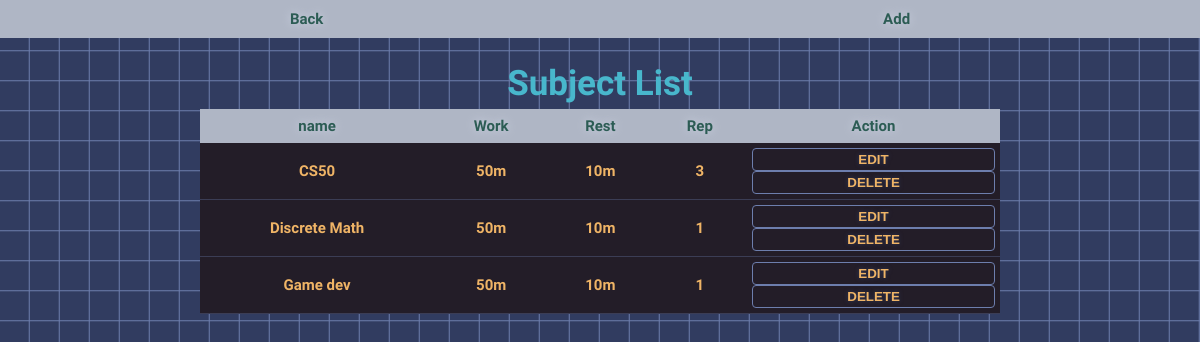
/tasks, run on an earlier commit of the app's database.
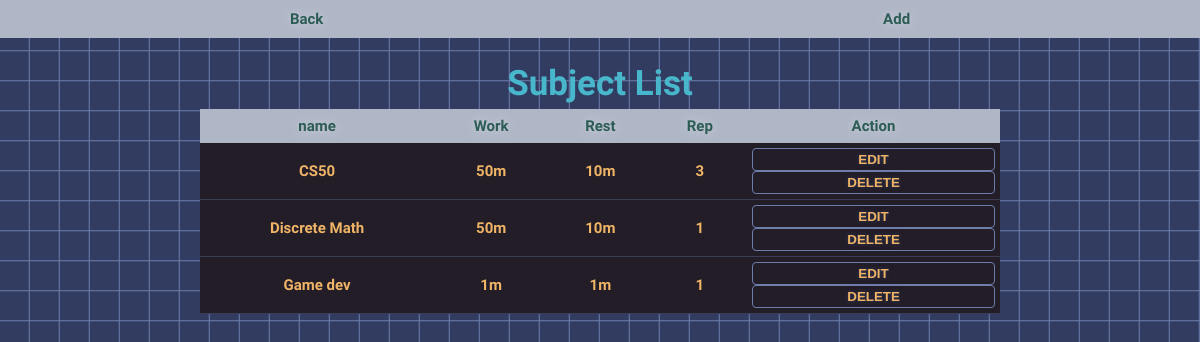
And on a later commit of the database.
### tables this page shows
CREATE TABLE tasks (id INTEGER PRIMARY KEY AUTOINCREMENT NOT NULL, name TEXT NOT NULL, work_time INTEGER NOT NULL, rest_time INTEGER DEFAULT NULL, repetition INTEGER DEFAULT 1);

### app.py (the view)
@app.route("/tasks")
def tasks():
    tasks = db.execute("SELECT * FROM tasks")
    return render_template("tasks.html", tasks=tasks)

### app.py (called while the page is built)
@app.after_request
def after_request(response):
    response.headers["Cache-Control"] = "no-cache, no-store, must-revalidate"
    response.headers["Expires"] = 0
    response.headers["Pragma"] = "no-cache"
    return response

### helper.py (called while the page is built)
def to_hours_minutes(minutes):
    hours = 0
    minutes = minutes
    while (minutes >= 60):
        hours += 1
        minutes -= 60
    if hours == 0:
        return f"{minutes}m"
    else:
        return f"{hours}h {minutes}m"

### templates/tasks.html (shortened to what this page needs)
{% extends "layout.html" %}
{% block body %}
<div class="top">
    <a href="/">Back</a>
    <a href="/add">Add</a>
</div>
<div class="middle">
    <h2>Subject List</h2>
    <div class="table-container">
        <table>
            <thead>
                <tr>
                    <th>name</th>
                    <th>Work</th>
                    <th>Rest</th>
                    <th>Rep</th>
                    <th>Action</th>
                </tr>
            </thead>
            <tbody>
                {% for task in tasks %}
                    <tr>
                        <td>{{ task.name }}</td>
                        <td>{{ task.work_time | to_hours_minutes }}</td>
                        <td>{{ task.rest_time | to_hours_minutes }}</td>
                        <td>{{ task.repetition }}</td>
                        <td>
                            <form action="/edit" method="get">
                                <button>Edit</button>
                            </form>
                            <form action="/delete" method="get">
                                <button>Delete</button>
                            </form>
                        </td>
                    </tr>
                {% endfor %}
            </tbody>
        </table>
    </div>
</div>
{% endblock %}

### templates/layout.html (shortened to what this page needs)
<!DOCTYPE html>
<html lang="en">
<head>
    <link href="/static/styles.css" rel="stylesheet">
</head>
<body>
    {% block body %}{% endblock %}
</body>
</html>

### static/styles.css (style rules this page uses)
body { background: #313c60; color: #2c5c54; text-shadow: 0 0 10px #cdd4e3; font-weight: bold; font-family: 'Michroma', sans-serif; font-size: 15px; margin: 0; min-height: 100vh; background-image: repeating-linear-gradient( 0deg, transparent, transparent 28px, #6d7ead 30px), repeating-linear-gradient( 90deg, transparent, transparent 28px, #6d7ead 30px); }
.top { display: flex; justify-content: space-around; padding: 10px; background: #afb6c5; }
.top a { color: #2c5c54; text-decoration: none; font-weight: bold; text-shadow: 0 0 10px #cdd4e3; }
.middle { display: flex; flex-direction: column; align-items: center; padding: 20px; }
h2 { font-size: 35px; }
h2, h3 { color: #48b7cc; text-shadow: none; position: relative; z-index: 1; margin: 5px 0; }
form { background: #afb6c5; padding: 20px; width: 300px; border-radius: 7px; }
form button { background: #562134; border: none; padding: 10px; width: 100%; font-weight: bold; color: #f7e79c; cursor: pointer; text-transform: uppercase; border-radius: 4px; text-shadow: 0 0 4px #313c60 }
table { border-collapse: collapse; width: 90%; max-width: 800px; background: #231d28; border-radius: 7px; }
thead th { padding: 8px; text-align: center; position: sticky; top: 0; background: #afb6c5; }
tbody td { text-shadow: none; padding: 5px; text-align: center; color: #efb466; font-weight: bold; border-bottom: 1px solid #6d7ead55; }
tbody tr { background: #231d28; }
td form { display: inline; padding: 0; }
td form button { display: inline-block; padding: 3px; border: 1px solid #6d7ead; background: #231d28; color: #efb466; cursor: pointer; }
.table-container { max-height: 440px; overflow-x: hidden; width: 90%; max-width: 800px; }
.table-container table { width: 100%; margin: 0; }

What changed in the data, as far as the page shows it:
changed tasks "Game dev": work_time|to_hours_minutes "50m" → "1m"; rest_time|to_hours_minutes "10m" → "1m"
